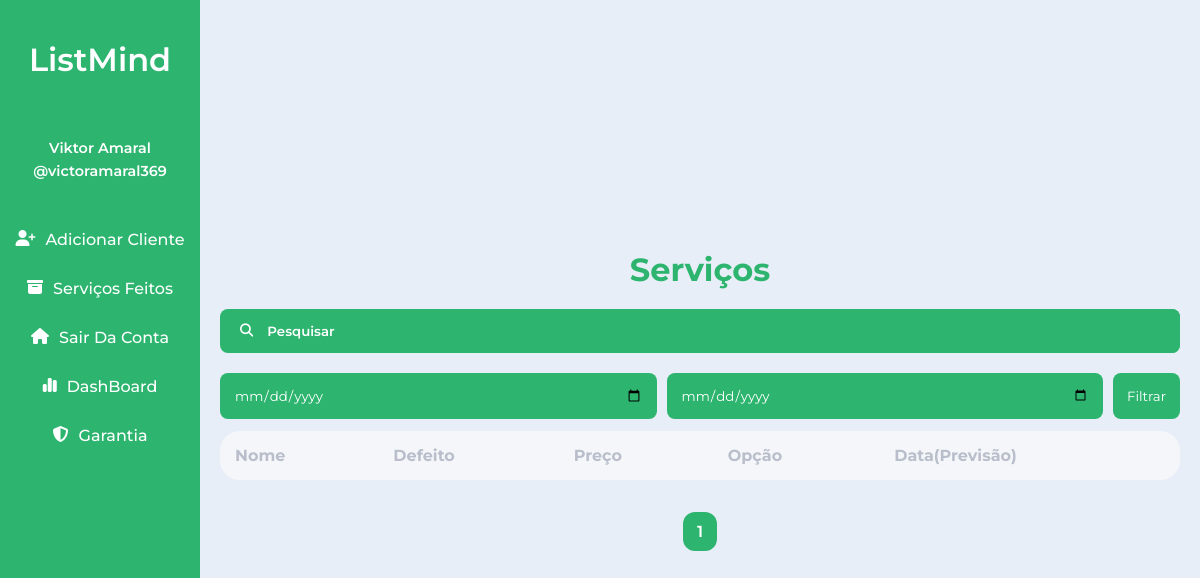
Before: / (signed in) with the older database file.
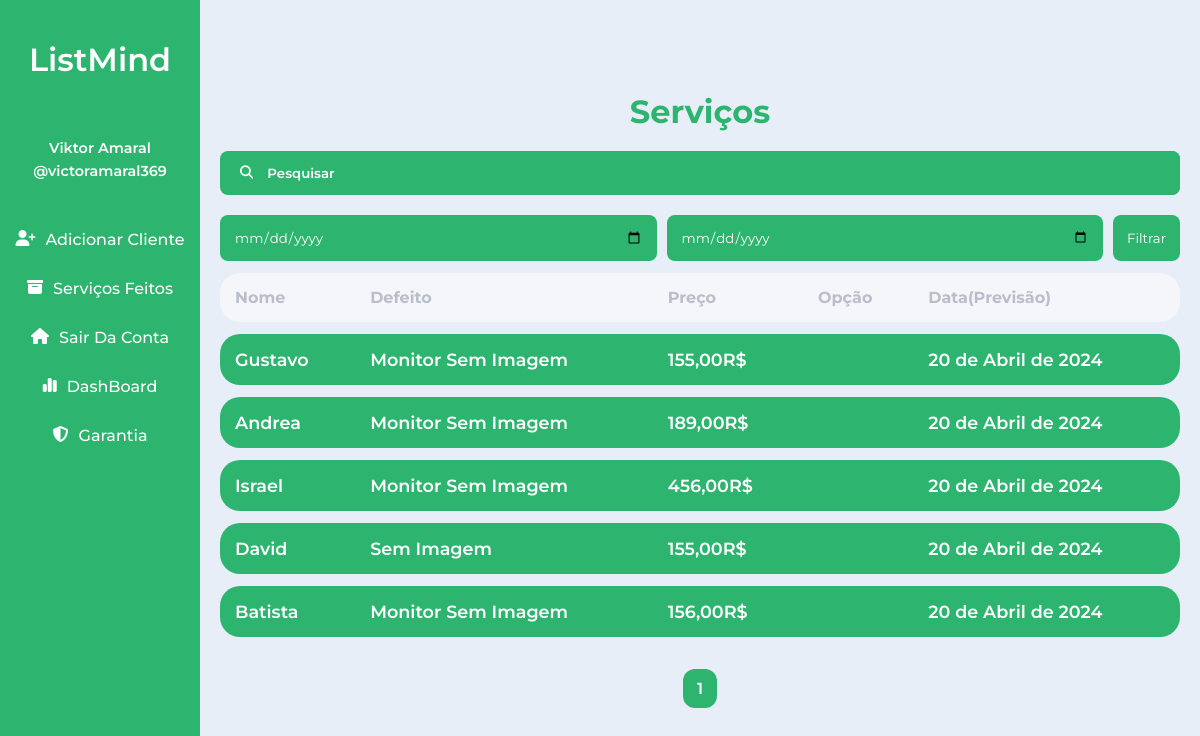
After: the same page with the newer database file.
### appusers/models.py (models this page shows, shortened)
class Cliente(models.Model):
    choices = {
        ('0', 'Serviço'),
        ('1', 'Diagnóstico'),
        ('2', 'Compra'),
    }
    user = models.ForeignKey(User, on_delete=models.CASCADE)
    name = models.CharField(max_length=100)
    defect = models.TextField()
    option = models.CharField(max_length=11, choices=choices, default='0')
    date = models.DateField(auto_now_add=True)
    predicted_date = models.DateField(default='2006-02-22')
    predicted_price = models.DecimalField(max_digits=10, decimal_places=3)
    price = models.DecimalField(max_digits=10, decimal_places=2)
    service = models.TextField()
    part = models.TextField()
    status = models.BooleanField(default=False)

### appusers/views.py (the view)
# urls.py: path('', ViewHome, name="home"),
def ViewHome(request):
    if request.method == 'POST':
        name = request.POST.get('name')
        start_date = request.POST['start_date']
        end_date = request.POST['end_date']
        if name and start_date and end_date:
            clientes = Cliente.objects.filter(user=request.user,name__icontains=name, date__range=[start_date, end_date]).exclude(status=True)
        elif start_date and end_date:
            clientes = Cliente.objects.filter(user=request.user,date__range=[start_date, end_date]).exclude(status=True)
        else:
            clientes = Cliente.objects.filter(user=request.user,name__icontains=name).exclude(status=True)
    else:
        clientes = Cliente.objects.filter(user=request.user).exclude(status=True)
    paginator = Paginator(clientes, 5)
    page_number = request.GET.get('page')
    try:
        clientes = paginator.page(page_number)
    except PageNotAnInteger:
        clientes = paginator.page(1)
    except EmptyPage:
        clientes = paginator.page(paginator.num_pages)
    return render(request, 'index2.html', {'clientes':clientes})

### templates/index2.html
{% extends 'index.html' %}
{% block content %}
    {% include 'usersarea.html' %}
{% endblock %}

### templates/table.html (shortened to what this page needs)
<table>
    <thead>
        <tr>
            <th id="startd">Nome</th>
            <th>Defeito</th>
            <th>Preço</th>
            <th>Opção</th>
            <th id="starte">Data(Previsão)</th>
        </tr>
    </thead>
    <tbody>
    {% for cliente in clientes %}
        {% if cliente.status == True %}
            <tr oncontextmenu="Mudar('{{cliente.id}}','{{cliente.status}}', '{{cliente.name}}', '{{cliente.defect}}')" onclick="Document('{{cliente.id}}')">
                <td id="startd">{{ cliente.name }}</td>
                <td>{{ cliente.defect }}</td>
                <td>{{ cliente.price}}R$</td>
                <td>{{ cliente.date}}</td>
                <td id="starte">{{ cliente.predicted_date }}</td>
            </tr>
        {% else %}
            <tr oncontextmenu="Mudar('{{cliente.id}}', '{{cliente.status}}', '{{cliente.name}}', '{{cliente.defect}}')" onclick="Document('{{cliente.id}}')">
                <td id="startd">{{ cliente.name }}</td>
                <td>{{ cliente.defect }}</td>
                <td>{{ cliente.price}}R$</td>
                <td>{{ cliente.get_opcao_display }}</td>
                <td id="starte">{{ cliente.predicted_date }}</td>
            </tr>
        {% endif %}
    {% endfor %}
    </tbody>
</table>

Changed rows visible on the page:
added Cliente: name "Gustavo", defect "Monitor Sem Imagem", price "155,00", predicted_date "20 de Abril de 2024"
added Cliente: name "Andrea", defect "Monitor Sem Imagem", price "189,00", predicted_date "20 de Abril de 2024"
added Cliente: name "Israel", defect "Monitor Sem Imagem", price "456,00", predicted_date "20 de Abril de 2024"
added Cliente: name "David", defect "Sem Imagem", price "155,00", predicted_date "20 de Abril de 2024"
added Cliente: name "Batista", defect "Monitor Sem Imagem", price "156,00", predicted_date "20 de Abril de 2024"
